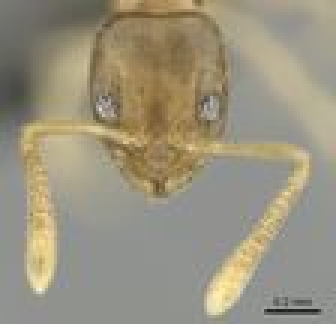
#> input picture antcolor/WIP/AntImages/head7.jpg, 112 x 108 px, found by its file name (shown 3 times larger)
$ python CvSnakesTest.py
#> lines starting #> are read from the running program, lines starting #| are printed output that depends on the picture; after the words box and inside, x2 and y2 are one past the last pixel; in counts of white or black regions, pixels touching at a corner belong together
import numpy as np
import matplotlib.pyplot as plt
from skimage.color import rgb2gray
from skimage import data
from skimage.filters import gaussian
from skimage.segmentation import active_contour
import cv2
from matplotlib import path
from skimage import img_as_float
from PIL import Image
from PIL import ImageEnhance

img = Image.open('AntImages\head7.jpg')
#> img is the input picture: PIL image 112x108 RGB; mean R, G, B 153.7, 146.6, 126.6
contrasted = ImageEnhance.Contrast(img).enhance(2)
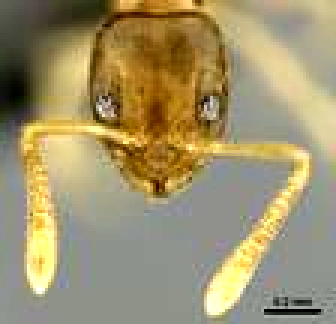
#> contrasted: PIL image 112x108 RGB (shown 3 times larger); mean R, G, B 159.7, 146.8, 108
contrastedarr = np.array(contrasted)
greyscaled = cv2.cvtColor(contrastedarr, cv2.COLOR_BGR2GRAY)
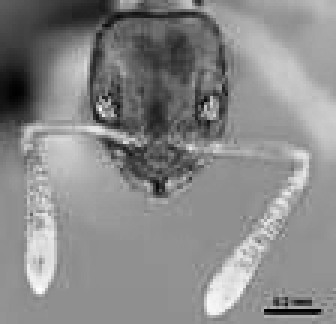
#> greyscaled: shape (108, 112) (shown 3 times larger); min 0, max 255, mean 136.7
filtered = cv2.bilateralFilter(greyscaled, 6, 50, 50)
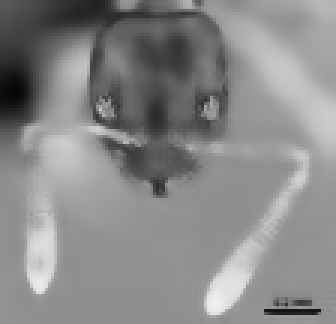
#> filtered: shape (108, 112) (shown 3 times larger); min 6, max 241, mean 136.7
edged = cv2.Canny(filtered, 100, 200) #100, 225 #125, 250
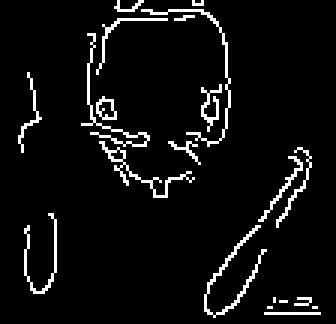
#> edged: shape (108, 112) (shown 3 times larger); 5.7% white in thin lines or dots, all inside (x1, y1, x2, y2) = (6, 0, 107, 106)

img = img_as_float(edged)
#cv2.imshow('c', data.astronaut())
#cv2.waitKey()
forsnake = img

height = forsnake.shape[0]
#> height = 108
width = forsnake.shape[1]
#> width = 112
sdiameter = height * 0.6
#> sdiameter = 64.8

s = np.linspace(0, 2*np.pi, sdiameter)
#> s = 64 values from 0 to 6.28
x = width / 2 + sdiameter*np.cos(s)
y = height / 2 - (height / 20) + sdiameter*np.sin(s) * (height / width)
init = np.array([x, y]).T

# [4 lines of commented-out code are left out]
finished = False

while(not finished):
    snake = active_contour(img, init, alpha=0.15, beta=1, gamma=0.05, w_line=0.1, w_edge=1)
    print(snake)
    if(len(snake) > 0):
        finished = True
#> this loop made 1 pass
#> (printed output is left out)

fig, ax = plt.subplots(figsize=(7, 7))
ax.imshow(forsnake, cmap=plt.cm.gray)
ax.plot(init[:, 0], init[:, 1], '--r', lw=3)
ax.plot(snake[:, 0], snake[:, 1], '-b', lw=3)
ax.set_xticks([]), ax.set_yticks([])
ax.axis([0, img.shape[1], img.shape[0], 0])
plt.show()
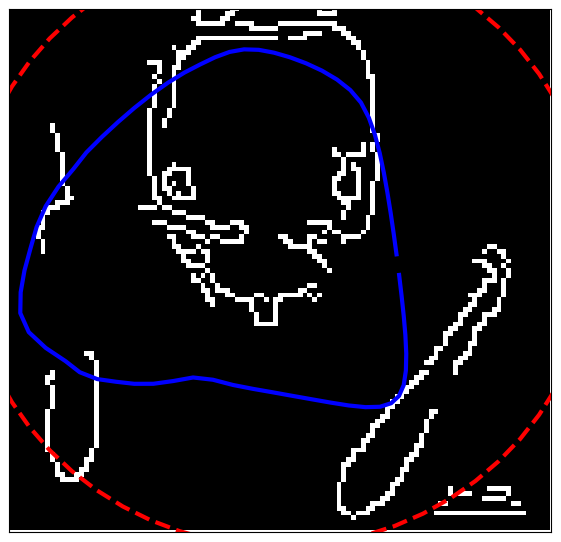
#> figure drawn by matplotlib, 1 panel

$ run again, with antcolor/WIP/AntImages/head1.jpg copied over antcolor/WIP/AntImages/head7.jpg
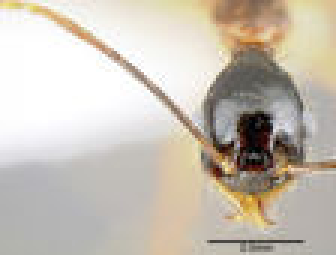
#> input picture antcolor/WIP/AntImages/head1.jpg, 112 x 85 px, found by its file name (shown 3 times larger)
#> img is the input picture: PIL image 112x85 RGB; mean R, G, B 200.4, 192.5, 180.8
#> `edged = cv2.Canny(filtered, 100, 200)`:
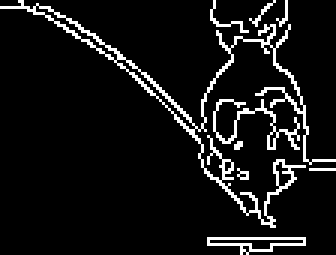
#> edged: shape (85, 112) (shown 3 times larger); 8.2% white in thin lines or dots
#> img: shape (85, 112) float64; values 0 (black) and 1 (white), 8.2% white in thin lines or dots
#> the loop `while(not finished):` made 1 pass
#> (printed output is left out)
#> `plt.show()`:
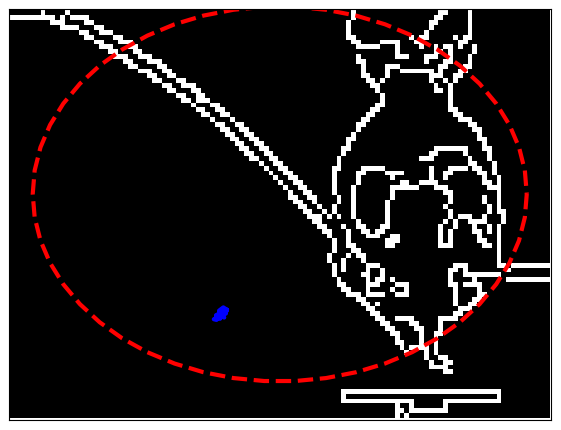
#> figure drawn by matplotlib, 1 panel

$ run again, with antcolor/WIP/AntImages/head2.jpg copied over antcolor/WIP/AntImages/head7.jpg
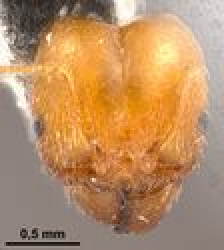
#> input picture antcolor/WIP/AntImages/head2.jpg, 112 x 125 px, found by its file name (shown 2 times larger)
#> img is the input picture: PIL image 112x125 RGB; mean R, G, B 184.4, 142.5, 101.3
#> `edged = cv2.Canny(filtered, 100, 200)`:
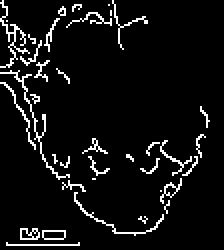
#> edged: shape (125, 112) (shown 2 times larger); 6.6% white in thin lines or dots
#> img: shape (125, 112) float64; values 0 (black) and 1 (white), 6.6% white in thin lines or dots
#> the loop `while(not finished):` made 1 pass
#> (printed output is left out)
#> `plt.show()`:
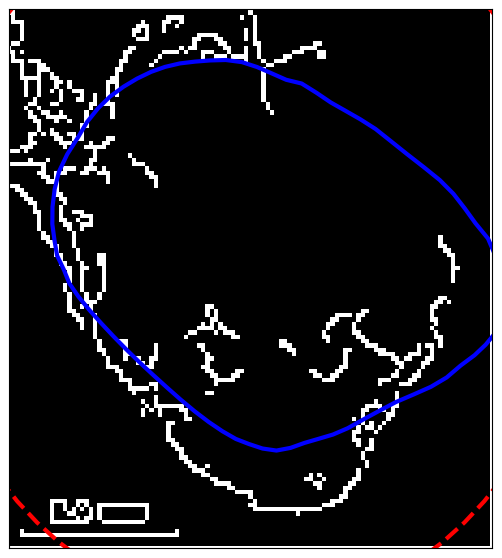
#> figure drawn by matplotlib, 1 panel
